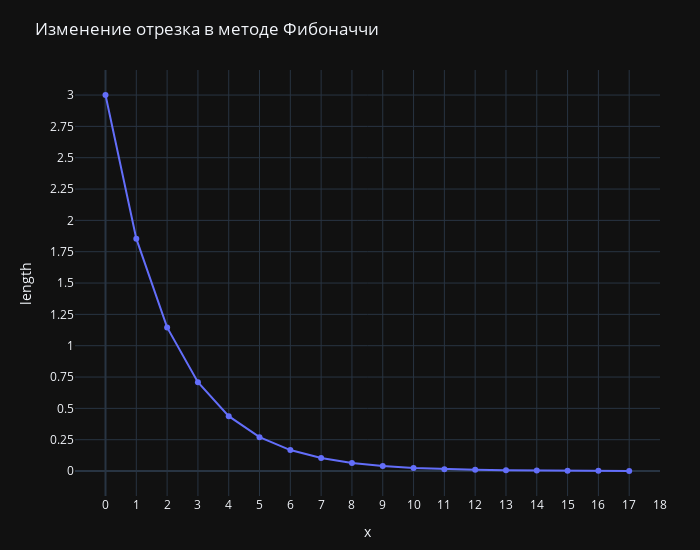

The notebook cell this image was saved under:
### Code cell
fig = go.Figure(
    data=go.Scatter(y=fibonacci_segments["length"]),
    layout=go.Layout(
        margin=dict(l=75, r=40, t=70, b=15),
        xaxis=dict(tickmode="linear", title="x", range=[-0.99, 18]),
        yaxis=dict(tickmode="linear", tick0=0, dtick=0.25, title="length"),
        width=700,
        height=550,
        template=theme,
        title="Изменение отрезка в методе Фибоначчи",
    )
)
fig.show()

### Figure 1 — Plotly figure (JSON) as saved in the notebook; plotly's stock layout.template omitted (floating-point values rounded to 4 significant figures)
{"data": [{"type": "scatter", "y": [3, 1.854, 1.146, 0.7082, 0.4377, 0.2705, 0.1672, 0.1033, 0.06386, 0.03947, 0.02439, 0.01508, 0.009313, 0.005765, 0.003548, 0.002217, 0.00133, 0.0006785]}], "layout": {"height": 550, "margin": {"b": 15, "l": 75, "r": 40, "t": 70}, "title": {"text": "Изменение отрезка в методе Фибоначчи"}, "width": 700, "xaxis": {"range": [-0.99, 18], "tickmode": "linear", "title": {"text": "x"}}, "yaxis": {"dtick": 0.25, "tick0": 0, "tickmode": "linear", "title": {"text": "length"}}}}
